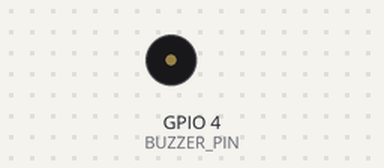
This sketch was run on a simulated ESP32. Shown: buzzer (waves = sounding). What the sketch prints to the serial monitor is not drawn.

Above: at 0.1 s.
Timing chart, 0 to 1.6 s (numbered marks = the images above):
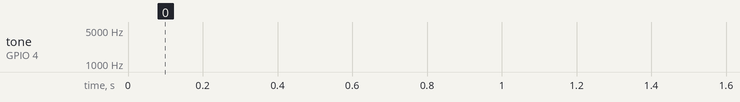

The sketch:

PassiveBuzzer.ino
```cpp
#include "src/pitches.h"

#define BUZZER_PIN 4 // GPIO14
#define MAX_FREQUENCY 2100 // Maximum frequency for the buzzer (2.1 kHz)

void setup() {
  Serial.begin(115200);
  pinMode(BUZZER_PIN, OUTPUT);
}

void loop() {
  Serial.println("test");
  Serial.printf("Core Version: %s\n", ESP.getCoreVersion());
  alarmSiren();
  // Wait before repeating the melody
  // delay(2000);
}

void nokiaRingtone() {
  int noteDurations[] = { 300, 300, 300, 300, 300, 300, 300, 300, 300, 300, 300, 300, 600 };

  // Nokia Ringtone (E5 D5 F#4 G#4 - C#5 B4 D4 E4 - B4 A4 C#4 E4 A4)
  int nokiaRingtone[] = {
    NOTE_E5, NOTE_D5, NOTE_FS4, NOTE_GS4,
    NOTE_CS5, NOTE_B4, NOTE_D4, NOTE_E4,
    NOTE_B4, NOTE_A4, NOTE_CS4, NOTE_E4, NOTE_A4
  };

  for (int i = 0; i < 13; i++) {
    tone(BUZZER_PIN, nokiaRingtone[i], noteDurations[i]);

    // Pause between notes
    delay(noteDurations[i] * 1.30);
    noTone(BUZZER_PIN);
  }
}

void alarmSiren() {
  for (int i = 500; i <= MAX_FREQUENCY; i++) {
    tone(BUZZER_PIN, i);
    delay(2);
  }

  // Ramp down the frequency from 2100 Hz to 500 Hz
  for (int i = MAX_FREQUENCY; i >= 500; i--) {
    tone(BUZZER_PIN, i);
    delay(2);
  }
}
```

pitches.h
```cpp
/*************************************************
 * Public Constants
 *************************************************/

#define NOTE_B0  31
#define NOTE_C1  33
#define NOTE_CS1 35
#define NOTE_D1  37
#define NOTE_DS1 39
#define NOTE_E1  41
#define NOTE_F1  44
#define NOTE_FS1 46
#define NOTE_G1  49
#define NOTE_GS1 52
#define NOTE_A1  55
#define NOTE_AS1 58
#define NOTE_B1  62
#define NOTE_C2  65
#define NOTE_CS2 69
#define NOTE_D2  73
#define NOTE_DS2 78
#define NOTE_E2  82
#define NOTE_F2  87
#define NOTE_FS2 93
#define NOTE_G2  98
#define NOTE_GS2 104
#define NOTE_A2  110
#define NOTE_AS2 117
#define NOTE_B2  123
#define NOTE_C3  131
#define NOTE_CS3 139
#define NOTE_D3  147
#define NOTE_DS3 156
#define NOTE_E3  165
#define NOTE_F3  175
#define NOTE_FS3 185
#define NOTE_G3  196
#define NOTE_GS3 208
#define NOTE_A3  220
#define NOTE_AS3 233
#define NOTE_B3  247
#define NOTE_C4  262
#define NOTE_CS4 277
#define NOTE_D4  294
#define NOTE_DS4 311
#define NOTE_E4  330
#define NOTE_F4  349
#define NOTE_FS4 370
#define NOTE_G4  392
#define NOTE_GS4 415
#define NOTE_A4  440
#define NOTE_AS4 466
#define NOTE_B4  494
#define NOTE_C5  523
#define NOTE_CS5 554
#define NOTE_D5  587
#define NOTE_DS5 622
#define NOTE_E5  659
#define NOTE_F5  698
#define NOTE_FS5 740
#define NOTE_G5  784
#define NOTE_GS5 831
#define NOTE_A5  880
#define NOTE_AS5 932
#define NOTE_B5  988
#define NOTE_C6  1047
#define NOTE_CS6 1109
#define NOTE_D6  1175
#define NOTE_DS6 1245
#define NOTE_E6  1319
#define NOTE_F6  1397
#define NOTE_FS6 1480
#define NOTE_G6  1568
#define NOTE_GS6 1661
#define NOTE_A6  1760
#define NOTE_AS6 1865
#define NOTE_B6  1976
#define NOTE_C7  2093
#define NOTE_CS7 2217
#define NOTE_D7  2349
#define NOTE_DS7 2489
#define NOTE_E7  2637
#define NOTE_F7  2794
#define NOTE_FS7 2960
#define NOTE_G7  3136
#define NOTE_GS7 3322
#define NOTE_A7  3520
#define NOTE_AS7 3729
#define NOTE_B7  3951
#define NOTE_C8  4186
#define NOTE_CS8 4435
#define NOTE_D8  4699
#define NOTE_DS8 4978
```
